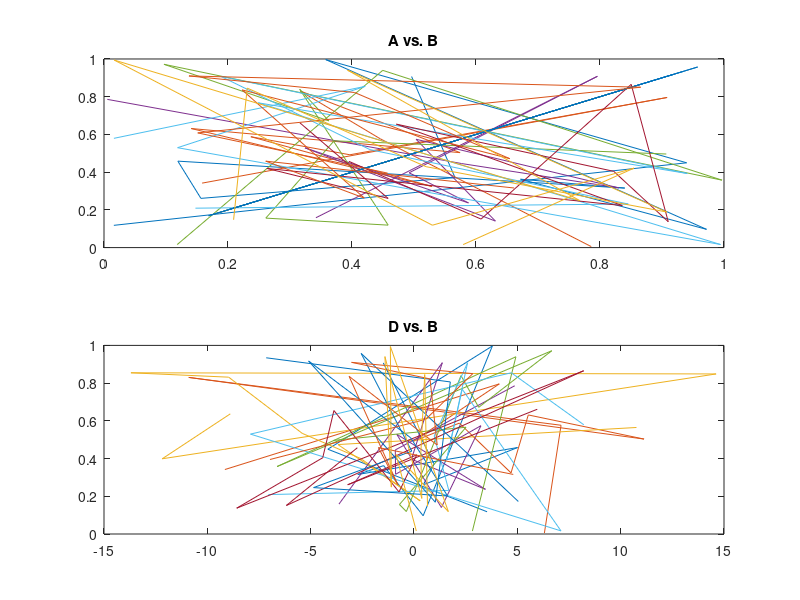

MATLAB code to generate this figure:
clear vars;

A = rand(10,10,1);
B = [A(:,5), A(:,4), A(:,3), A(:,2), A(:,1), A(:,10), A(:,9), A(:,8), A(:,7), A(:,6)];
C = A*B;
D = A/C;

subplot(2,1,1);
plot(A,B);
str1 = "A vs. B";
title(str1);
subplot(2,1,2);
plot(D, B);

str2 = "D vs. B";

title(str2);